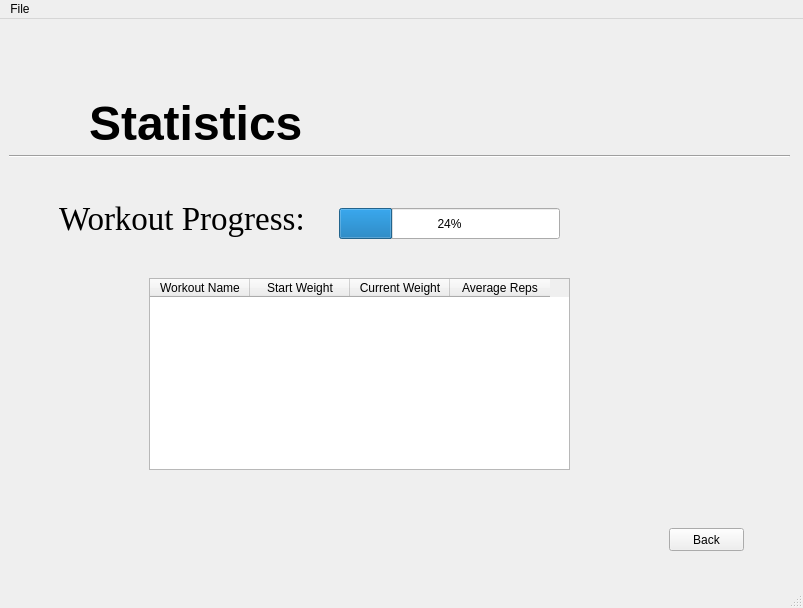
<?xml version="1.0" encoding="UTF-8"?>
<ui version="4.0">
 <class>PyFitness</class>
 <widget class="QMainWindow" name="PyFitness">
  <property name="geometry">
   <rect>
    <x>0</x>
    <y>0</y>
    <width>803</width>
    <height>608</height>
   </rect>
  </property>
  <property name="windowTitle">
   <string>PyFitness</string>
  </property>
  <property name="windowIcon">
   <iconset>
    <normaloff>py.jpg</normaloff>py.jpg</iconset>
  </property>
  <widget class="QWidget" name="centralwidget">
   <layout class="QVBoxLayout" name="verticalLayout">
    <item>
     <widget class="QStackedWidget" name="stackedWidget">
      <property name="currentIndex">
       <number>5</number>
      </property>
      <widget class="QWidget" name="LoginWindow">
       <widget class="QLabel" name="label_3">
        <property name="geometry">
         <rect>
          <x>190</x>
          <y>70</y>
          <width>391</width>
          <height>137</height>
         </rect>
        </property>
        <property name="font">
         <font>
          <family>Arial</family>
          <pointsize>48</pointsize>
          <weight>75</weight>
          <bold>true</bold>
         </font>
        </property>
        <property name="text">
         <string>Fitness App</string>
        </property>
       </widget>
       <widget class="QLabel" name="label_validation">
        <property name="geometry">
         <rect>
          <x>255</x>
          <y>410</y>
          <width>251</width>
          <height>41</height>
         </rect>
        </property>
        <property name="text">
         <string/>
        </property>
        <property name="wordWrap">
         <bool>true</bool>
        </property>
       </widget>
       <widget class="QWidget" name="layoutWidget">
        <property name="geometry">
         <rect>
          <x>260</x>
          <y>260</y>
          <width>251</width>
          <height>61</height>
         </rect>
        </property>
        <layout class="QFormLayout" name="formLayout">
         <item row="0" column="0">
          <widget class="QLabel" name="label">
           <property name="text">
            <string>Enter User:        </string>
           </property>
          </widget>
         </item>
         <item row="0" column="1">
          <widget class="QLineEdit" name="lineEdit"/>
         </item>
         <item row="1" column="0">
          <widget class="QLabel" name="label_2">
           <property name="text">
            <string>Enter Password:</string>
           </property>
          </widget>
         </item>
         <item row="1" column="1">
          <widget class="QLineEdit" name="lineEdit_2">
           <property name="inputMethodHints">
            <set>Qt::ImhHiddenText|Qt::ImhNoAutoUppercase|Qt::ImhNoPredictiveText|Qt::ImhSensitiveData</set>
           </property>
           <property name="echoMode">
            <enum>QLineEdit::Password</enum>
           </property>
          </widget>
         </item>
        </layout>
       </widget>
       <widget class="QWidget" name="layoutWidget">
        <property name="geometry">
         <rect>
          <x>340</x>
          <y>350</y>
          <width>158</width>
          <height>25</height>
         </rect>
        </property>
        <layout class="QHBoxLayout" name="horizontalLayout">
         <item>
          <widget class="QPushButton" name="pushButton_2">
           <property name="text">
            <string>Sign Up!</string>
           </property>
          </widget>
         </item>
         <item>
          <widget class="QPushButton" name="pushButton">
           <property name="text">
            <string>Login</string>
           </property>
          </widget>
         </item>
        </layout>
       </widget>
       <zorder>layoutWidget</zorder>
       <zorder>layoutWidget</zorder>
       <zorder>label_3</zorder>
       <zorder>label_validation</zorder>
      </widget>
      <widget class="QWidget" name="SignUpWindow">
       <widget class="QWidget" name="layoutWidget">
        <property name="geometry">
         <rect>
          <x>230</x>
          <y>130</y>
          <width>311</width>
          <height>171</height>
         </rect>
        </property>
        <layout class="QFormLayout" name="formLayout_2">
         <item row="0" column="0">
          <widget class="QLabel" name="label_4">
           <property name="text">
            <string>First Name:</string>
           </property>
          </widget>
         </item>
         <item row="0" column="1">
          <widget class="QLineEdit" name="lineEditName"/>
         </item>
         <item row="1" column="0">
          <widget class="QLabel" name="label_5">
           <property name="text">
            <string>Last Name:</string>
           </property>
          </widget>
         </item>
         <item row="1" column="1">
          <widget class="QLineEdit" name="lineEditLastName"/>
         </item>
         <item row="2" column="0">
          <widget class="QLabel" name="label_6">
           <property name="text">
            <string>Username:</string>
           </property>
          </widget>
         </item>
         <item row="2" column="1">
          <widget class="QLineEdit" name="lineEditUsername"/>
         </item>
         <item row="3" column="0">
          <widget class="QLabel" name="label_9">
           <property name="text">
            <string>Password:</string>
           </property>
          </widget>
         </item>
         <item row="3" column="1">
          <widget class="QLineEdit" name="lineEditPassword"/>
         </item>
         <item row="4" column="0">
          <widget class="QLabel" name="label_8">
           <property name="text">
            <string>Age:</string>
           </property>
          </widget>
         </item>
         <item row="4" column="1">
          <widget class="QLineEdit" name="lineEditAge"/>
         </item>
         <item row="5" column="0">
          <widget class="QLabel" name="label_7">
           <property name="text">
            <string>Weight:</string>
           </property>
          </widget>
         </item>
         <item row="5" column="1">
          <widget class="QLineEdit" name="lineEditWeight"/>
         </item>
        </layout>
       </widget>
       <widget class="QWidget" name="layoutWidget">
        <property name="geometry">
         <rect>
          <x>380</x>
          <y>320</y>
          <width>158</width>
          <height>25</height>
         </rect>
        </property>
        <layout class="QHBoxLayout" name="horizontalLayout_2">
         <item>
          <widget class="QPushButton" name="pushButtonSignUp">
           <property name="text">
            <string>Sign Up!</string>
           </property>
          </widget>
         </item>
         <item>
          <widget class="QPushButton" name="pushButtonCancel">
           <property name="text">
            <string>Cancel</string>
           </property>
          </widget>
         </item>
        </layout>
       </widget>
       <widget class="QLabel" name="label_validationSign">
        <property name="geometry">
         <rect>
          <x>230</x>
          <y>360</y>
          <width>181</width>
          <height>16</height>
         </rect>
        </property>
        <property name="text">
         <string/>
        </property>
       </widget>
      </widget>
      <widget class="QWidget" name="mainPage">
       <widget class="QPushButton" name="pushButtonProgress">
        <property name="geometry">
         <rect>
          <x>550</x>
          <y>190</y>
          <width>211</width>
          <height>211</height>
         </rect>
        </property>
        <property name="text">
         <string/>
        </property>
        <property name="icon">
         <iconset>
          <normalon>Stats.jpeg</normalon>
         </iconset>
        </property>
        <property name="iconSize">
         <size>
          <width>235</width>
          <height>235</height>
         </size>
        </property>
        <property name="default">
         <bool>false</bool>
        </property>
        <property name="flat">
         <bool>false</bool>
        </property>
       </widget>
       <widget class="QPushButton" name="pushButtonCreate">
        <property name="geometry">
         <rect>
          <x>20</x>
          <y>190</y>
          <width>211</width>
          <height>211</height>
         </rect>
        </property>
        <property name="text">
         <string/>
        </property>
        <property name="icon">
         <iconset>
          <normalon>create.jpg</normalon>
          <activeon>create.jpg</activeon>
         </iconset>
        </property>
        <property name="iconSize">
         <size>
          <width>235</width>
          <height>210</height>
         </size>
        </property>
        <property name="flat">
         <bool>false</bool>
        </property>
       </widget>
       <widget class="QPushButton" name="pushButtonStart">
        <property name="geometry">
         <rect>
          <x>280</x>
          <y>190</y>
          <width>211</width>
          <height>211</height>
         </rect>
        </property>
        <property name="text">
         <string/>
        </property>
        <property name="icon">
         <iconset>
          <normaloff>starter.jpg</normaloff>starter.jpg</iconset>
        </property>
        <property name="iconSize">
         <size>
          <width>210</width>
          <height>250</height>
         </size>
        </property>
       </widget>
       <widget class="Line" name="line">
        <property name="geometry">
         <rect>
          <x>0</x>
          <y>120</y>
          <width>791</width>
          <height>20</height>
         </rect>
        </property>
        <property name="orientation">
         <enum>Qt::Horizontal</enum>
        </property>
       </widget>
       <widget class="QLabel" name="label_10">
        <property name="geometry">
         <rect>
          <x>210</x>
          <y>-10</y>
          <width>391</width>
          <height>137</height>
         </rect>
        </property>
        <property name="font">
         <font>
          <family>Arial</family>
          <pointsize>48</pointsize>
          <weight>75</weight>
          <bold>true</bold>
         </font>
        </property>
        <property name="text">
         <string>Fitness App</string>
        </property>
       </widget>
      </widget>
      <widget class="QWidget" name="CreatePlanWindow">
       <widget class="QRadioButton" name="radioButtonPlan">
        <property name="geometry">
         <rect>
          <x>230</x>
          <y>110</y>
          <width>317</width>
          <height>17</height>
         </rect>
        </property>
        <property name="text">
         <string>3 Day Plan</string>
        </property>
       </widget>
       <widget class="QWidget" name="layoutWidget">
        <property name="geometry">
         <rect>
          <x>470</x>
          <y>170</y>
          <width>73</width>
          <height>176</height>
         </rect>
        </property>
        <layout class="QVBoxLayout" name="verticalLayout_4">
         <item>
          <widget class="QLabel" name="label_12">
           <property name="enabled">
            <bool>true</bool>
           </property>
           <property name="text">
            <string>Day 3:</string>
           </property>
          </widget>
         </item>
         <item>
          <widget class="QCheckBox" name="checkBoxChest_3">
           <property name="enabled">
            <bool>false</bool>
           </property>
           <property name="text">
            <string>Chest</string>
           </property>
          </widget>
         </item>
         <item>
          <widget class="QCheckBox" name="checkBoxBack_3">
           <property name="enabled">
            <bool>false</bool>
           </property>
           <property name="text">
            <string>Back</string>
           </property>
          </widget>
         </item>
         <item>
          <widget class="QCheckBox" name="checkBoxBiscep_3">
           <property name="enabled">
            <bool>false</bool>
           </property>
           <property name="text">
            <string>Biscep</string>
           </property>
          </widget>
         </item>
         <item>
          <widget class="QCheckBox" name="checkTricep_3">
           <property name="enabled">
            <bool>false</bool>
           </property>
           <property name="text">
            <string>Tricep</string>
           </property>
          </widget>
         </item>
         <item>
          <widget class="QCheckBox" name="checkBoxLegs_3">
           <property name="enabled">
            <bool>false</bool>
           </property>
           <property name="text">
            <string>Legs</string>
           </property>
          </widget>
         </item>
         <item>
          <widget class="QCheckBox" name="checkBoxCore_3">
           <property name="enabled">
            <bool>false</bool>
           </property>
           <property name="text">
            <string>Core(abs)</string>
           </property>
          </widget>
         </item>
         <item>
          <widget class="QCheckBox" name="checkBoxShoulders_3">
           <property name="enabled">
            <bool>false</bool>
           </property>
           <property name="text">
            <string>Shoulders</string>
           </property>
          </widget>
         </item>
        </layout>
       </widget>
       <widget class="QWidget" name="layoutWidget_2">
        <property name="geometry">
         <rect>
          <x>350</x>
          <y>170</y>
          <width>73</width>
          <height>176</height>
         </rect>
        </property>
        <layout class="QVBoxLayout" name="verticalLayout_3">
         <item>
          <widget class="QLabel" name="label_13">
           <property name="enabled">
            <bool>true</bool>
           </property>
           <property name="text">
            <string>Day 2:</string>
           </property>
          </widget>
         </item>
         <item>
          <widget class="QCheckBox" name="checkBoxChest_2">
           <property name="enabled">
            <bool>false</bool>
           </property>
           <property name="text">
            <string>Chest</string>
           </property>
          </widget>
         </item>
         <item>
          <widget class="QCheckBox" name="checkBoxBack_2">
           <property name="enabled">
            <bool>false</bool>
           </property>
           <property name="text">
            <string>Back</string>
           </property>
          </widget>
         </item>
         <item>
          <widget class="QCheckBox" name="checkBoxBiscep_2">
           <property name="enabled">
            <bool>false</bool>
           </property>
           <property name="text">
            <string>Biscep</string>
           </property>
          </widget>
         </item>
         <item>
          <widget class="QCheckBox" name="checkTricep_2">
           <property name="enabled">
            <bool>false</bool>
           </property>
           <property name="text">
            <string>Tricep</string>
           </property>
          </widget>
         </item>
         <item>
          <widget class="QCheckBox" name="checkBoxLegs_2">
           <property name="enabled">
            <bool>false</bool>
           </property>
           <property name="text">
            <string>Legs</string>
           </property>
          </widget>
         </item>
         <item>
          <widget class="QCheckBox" name="checkBoxCore_2">
           <property name="enabled">
            <bool>false</bool>
           </property>
           <property name="text">
            <string>Core(abs)</string>
           </property>
          </widget>
         </item>
         <item>
          <widget class="QCheckBox" name="checkBoxShoulders_2">
           <property name="enabled">
            <bool>false</bool>
           </property>
           <property name="text">
            <string>Shoulders</string>
           </property>
          </widget>
         </item>
        </layout>
       </widget>
       <widget class="QLabel" name="label_14">
        <property name="geometry">
         <rect>
          <x>230</x>
          <y>80</y>
          <width>317</width>
          <height>13</height>
         </rect>
        </property>
        <property name="text">
         <string>Plan Length:</string>
        </property>
       </widget>
       <widget class="QPushButton" name="pushButtonSubmit">
        <property name="geometry">
         <rect>
          <x>360</x>
          <y>390</y>
          <width>75</width>
          <height>23</height>
         </rect>
        </property>
        <property name="text">
         <string>Submit</string>
        </property>
       </widget>
       <widget class="QWidget" name="layoutWidget">
        <property name="geometry">
         <rect>
          <x>230</x>
          <y>170</y>
          <width>73</width>
          <height>176</height>
         </rect>
        </property>
        <layout class="QVBoxLayout" name="verticalLayout_2">
         <item>
          <widget class="QLabel" name="label_11">
           <property name="enabled">
            <bool>true</bool>
           </property>
           <property name="text">
            <string>Day 1:</string>
           </property>
          </widget>
         </item>
         <item>
          <widget class="QCheckBox" name="checkBoxChest">
           <property name="enabled">
            <bool>false</bool>
           </property>
           <property name="text">
            <string>Chest</string>
           </property>
          </widget>
         </item>
         <item>
          <widget class="QCheckBox" name="checkBoxBack">
           <property name="enabled">
            <bool>false</bool>
           </property>
           <property name="text">
            <string>Back</string>
           </property>
          </widget>
         </item>
         <item>
          <widget class="QCheckBox" name="checkBoxBiscep">
           <property name="enabled">
            <bool>false</bool>
           </property>
           <property name="text">
            <string>Biscep</string>
           </property>
          </widget>
         </item>
         <item>
          <widget class="QCheckBox" name="checkTricep">
           <property name="enabled">
            <bool>false</bool>
           </property>
           <property name="text">
            <string>Tricep</string>
           </property>
          </widget>
         </item>
         <item>
          <widget class="QCheckBox" name="checkBoxLegs">
           <property name="enabled">
            <bool>false</bool>
           </property>
           <property name="text">
            <string>Legs</string>
           </property>
          </widget>
         </item>
         <item>
          <widget class="QCheckBox" name="checkBoxCore">
           <property name="enabled">
            <bool>false</bool>
           </property>
           <property name="text">
            <string>Core(abs)</string>
           </property>
          </widget>
         </item>
         <item>
          <widget class="QCheckBox" name="checkBoxShoulders">
           <property name="enabled">
            <bool>false</bool>
           </property>
           <property name="text">
            <string>Shoulders</string>
           </property>
          </widget>
         </item>
        </layout>
       </widget>
       <widget class="QPushButton" name="pushButtonCreateCancel">
        <property name="geometry">
         <rect>
          <x>470</x>
          <y>390</y>
          <width>75</width>
          <height>23</height>
         </rect>
        </property>
        <property name="text">
         <string>Cancel</string>
        </property>
       </widget>
       <widget class="QLabel" name="label_CreateValidation">
        <property name="geometry">
         <rect>
          <x>240</x>
          <y>450</y>
          <width>311</width>
          <height>16</height>
         </rect>
        </property>
        <property name="text">
         <string/>
        </property>
       </widget>
      </widget>
      <widget class="QWidget" name="page">
       <widget class="QTabWidget" name="tabWidget">
        <property name="geometry">
         <rect>
          <x>3</x>
          <y>22</y>
          <width>781</width>
          <height>511</height>
         </rect>
        </property>
        <property name="tabShape">
         <enum>QTabWidget::Rounded</enum>
        </property>
        <property name="currentIndex">
         <number>0</number>
        </property>
        <property name="elideMode">
         <enum>Qt::ElideNone</enum>
        </property>
        <property name="documentMode">
         <bool>false</bool>
        </property>
        <widget class="QWidget" name="tab1">
         <attribute name="title">
          <string>Workout 1</string>
         </attribute>
         <widget class="QLabel" name="label_15">
          <property name="geometry">
           <rect>
            <x>90</x>
            <y>10</y>
            <width>331</width>
            <height>81</height>
           </rect>
          </property>
          <property name="font">
           <font>
            <family>Times New Roman</family>
            <pointsize>16</pointsize>
            <weight>75</weight>
            <bold>true</bold>
            <underline>true</underline>
           </font>
          </property>
          <property name="text">
           <string>Do 3 sets of as many reps as you can.</string>
          </property>
          <property name="wordWrap">
           <bool>true</bool>
          </property>
         </widget>
         <widget class="QLabel" name="labelWorkoutName">
          <property name="geometry">
           <rect>
            <x>70</x>
            <y>110</y>
            <width>131</width>
            <height>21</height>
           </rect>
          </property>
          <property name="font">
           <font>
            <family>Times New Roman</family>
            <pointsize>14</pointsize>
            <weight>75</weight>
            <bold>true</bold>
           </font>
          </property>
          <property name="text">
           <string>Workout Name</string>
          </property>
         </widget>
         <widget class="QPushButton" name="pushButtonSave1">
          <property name="geometry">
           <rect>
            <x>80</x>
            <y>310</y>
            <width>91</width>
            <height>23</height>
           </rect>
          </property>
          <property name="text">
           <string>Save Progress</string>
          </property>
         </widget>
         <widget class="QWidget" name="layoutWidget_3">
          <property name="geometry">
           <rect>
            <x>70</x>
            <y>180</y>
            <width>113</width>
            <height>111</height>
           </rect>
          </property>
          <layout class="QFormLayout" name="formLayout_3">
           <item row="0" column="0">
            <widget class="QLabel" name="labelWeight">
             <property name="font">
              <font>
               <family>Times New Roman</family>
               <pointsize>14</pointsize>
              </font>
             </property>
             <property name="text">
              <string>Weight:</string>
             </property>
            </widget>
           </item>
           <item row="0" column="1">
            <widget class="QLineEdit" name="lineEditWeight_2"/>
           </item>
           <item row="1" column="0">
            <widget class="QLabel" name="label_16">
             <property name="font">
              <font>
               <family>Times New Roman</family>
               <pointsize>14</pointsize>
              </font>
             </property>
             <property name="text">
              <string>Set 1: </string>
             </property>
            </widget>
           </item>
           <item row="1" column="1">
            <widget class="QLineEdit" name="lineEditSet1"/>
           </item>
           <item row="2" column="0">
            <widget class="QLabel" name="label_17">
             <property name="font">
              <font>
               <family>Times New Roman</family>
               <pointsize>14</pointsize>
              </font>
             </property>
             <property name="text">
              <string>Set 2: </string>
             </property>
            </widget>
           </item>
           <item row="2" column="1">
            <widget class="QLineEdit" name="lineEditSet2"/>
           </item>
           <item row="3" column="0">
            <widget class="QLabel" name="label_18">
             <property name="font">
              <font>
               <family>Times New Roman</family>
               <pointsize>14</pointsize>
              </font>
             </property>
             <property name="text">
              <string>Set 3:</string>
             </property>
            </widget>
           </item>
           <item row="3" column="1">
            <widget class="QLineEdit" name="lineEditSet3"/>
           </item>
          </layout>
         </widget>
         <widget class="QLabel" name="Picture">
          <property name="geometry">
           <rect>
            <x>250</x>
            <y>90</y>
            <width>291</width>
            <height>351</height>
           </rect>
          </property>
          <property name="text">
           <string>l</string>
          </property>
         </widget>
         <widget class="QLabel" name="labelWorkout1">
          <property name="geometry">
           <rect>
            <x>270</x>
            <y>450</y>
            <width>441</width>
            <height>21</height>
           </rect>
          </property>
          <property name="font">
           <font>
            <family>Times New Roman</family>
            <pointsize>14</pointsize>
            <weight>75</weight>
            <bold>true</bold>
           </font>
          </property>
          <property name="text">
           <string>TextLabel</string>
          </property>
         </widget>
         <widget class="QLabel" name="label_tab1Val">
          <property name="geometry">
           <rect>
            <x>70</x>
            <y>360</y>
            <width>191</width>
            <height>20</height>
           </rect>
          </property>
          <property name="text">
           <string/>
          </property>
         </widget>
        </widget>
        <widget class="QWidget" name="tab_2">
         <attribute name="title">
          <string>Workout 2</string>
         </attribute>
         <widget class="QLabel" name="labelWorkoutName_2">
          <property name="geometry">
           <rect>
            <x>70</x>
            <y>110</y>
            <width>131</width>
            <height>21</height>
           </rect>
          </property>
          <property name="font">
           <font>
            <family>Times New Roman</family>
            <pointsize>14</pointsize>
            <weight>75</weight>
            <bold>true</bold>
           </font>
          </property>
          <property name="text">
           <string>Workout Name</string>
          </property>
         </widget>
         <widget class="QWidget" name="layoutWidget_4">
          <property name="geometry">
           <rect>
            <x>70</x>
            <y>180</y>
            <width>113</width>
            <height>111</height>
           </rect>
          </property>
          <layout class="QFormLayout" name="formLayout_4">
           <item row="0" column="0">
            <widget class="QLabel" name="labelWeight_2">
             <property name="font">
              <font>
               <family>Times New Roman</family>
               <pointsize>14</pointsize>
              </font>
             </property>
             <property name="text">
              <string>Weight:</string>
             </property>
            </widget>
           </item>
           <item row="0" column="1">
            <widget class="QLineEdit" name="lineEditWeight_3"/>
           </item>
           <item row="1" column="0">
            <widget class="QLabel" name="label_19">
             <property name="font">
              <font>
               <family>Times New Roman</family>
               <pointsize>14</pointsize>
              </font>
             </property>
             <property name="text">
              <string>Set 1: </string>
             </property>
            </widget>
           </item>
           <item row="1" column="1">
            <widget class="QLineEdit" name="lineEditSet1_2"/>
           </item>
           <item row="2" column="0">
            <widget class="QLabel" name="label_20">
             <property name="font">
              <font>
               <family>Times New Roman</family>
               <pointsize>14</pointsize>
              </font>
             </property>
             <property name="text">
              <string>Set 2: </string>
             </property>
            </widget>
           </item>
           <item row="2" column="1">
            <widget class="QLineEdit" name="lineEditSet2_2"/>
           </item>
           <item row="3" column="0">
            <widget class="QLabel" name="label_21">
             <property name="font">
              <font>
               <family>Times New Roman</family>
               <pointsize>14</pointsize>
              </font>
             </property>
             <property name="text">
              <string>Set 3:</string>
             </property>
            </widget>
           </item>
           <item row="3" column="1">
            <widget class="QLineEdit" name="lineEditSet3_2"/>
           </item>
          </layout>
         </widget>
         <widget class="QLabel" name="label_22">
          <property name="geometry">
           <rect>
            <x>90</x>
            <y>10</y>
            <width>331</width>
            <height>81</height>
           </rect>
          </property>
          <property name="font">
           <font>
            <family>Times New Roman</family>
            <pointsize>16</pointsize>
            <weight>75</weight>
            <bold>true</bold>
            <underline>true</underline>
           </font>
          </property>
          <property name="text">
           <string>Do 3 sets of as many reps as you can.</string>
          </property>
          <property name="wordWrap">
           <bool>true</bool>
          </property>
         </widget>
         <widget class="QPushButton" name="pushButtonSave2">
          <property name="geometry">
           <rect>
            <x>80</x>
            <y>310</y>
            <width>91</width>
            <height>23</height>
           </rect>
          </property>
          <property name="text">
           <string>Save Progress</string>
          </property>
         </widget>
         <widget class="QLabel" name="Picture_2">
          <property name="geometry">
           <rect>
            <x>250</x>
            <y>90</y>
            <width>291</width>
            <height>351</height>
           </rect>
          </property>
          <property name="text">
           <string>l</string>
          </property>
         </widget>
         <widget class="QLabel" name="labelWorkout2">
          <property name="geometry">
           <rect>
            <x>270</x>
            <y>450</y>
            <width>411</width>
            <height>21</height>
           </rect>
          </property>
          <property name="font">
           <font>
            <family>Times New Roman</family>
            <pointsize>14</pointsize>
            <weight>75</weight>
            <bold>true</bold>
           </font>
          </property>
          <property name="text">
           <string>TextLabel</string>
          </property>
         </widget>
         <widget class="QLabel" name="label_tab2Val">
          <property name="geometry">
           <rect>
            <x>60</x>
            <y>350</y>
            <width>191</width>
            <height>20</height>
           </rect>
          </property>
          <property name="text">
           <string/>
          </property>
         </widget>
        </widget>
        <widget class="QWidget" name="tab_3">
         <attribute name="title">
          <string>Workout 3</string>
         </attribute>
         <widget class="QLabel" name="labelWorkoutName_3">
          <property name="geometry">
           <rect>
            <x>70</x>
            <y>110</y>
            <width>131</width>
            <height>21</height>
           </rect>
          </property>
          <property name="font">
           <font>
            <family>Times New Roman</family>
            <pointsize>14</pointsize>
            <weight>75</weight>
            <bold>true</bold>
           </font>
          </property>
          <property name="text">
           <string>Workout Name</string>
          </property>
         </widget>
         <widget class="QWidget" name="layoutWidget_5">
          <property name="geometry">
           <rect>
            <x>70</x>
            <y>180</y>
            <width>113</width>
            <height>111</height>
           </rect>
          </property>
          <layout class="QFormLayout" name="formLayout_5">
           <item row="0" column="0">
            <widget class="QLabel" name="labelWeight_3">
             <property name="font">
              <font>
               <family>Times New Roman</family>
               <pointsize>14</pointsize>
              </font>
             </property>
             <property name="text">
              <string>Weight:</string>
             </property>
            </widget>
           </item>
           <item row="0" column="1">
            <widget class="QLineEdit" name="lineEditWeight_4"/>
           </item>
           <item row="1" column="0">
            <widget class="QLabel" name="label_23">
             <property name="font">
              <font>
               <family>Times New Roman</family>
               <pointsize>14</pointsize>
              </font>
             </property>
             <property name="text">
              <string>Set 1: </string>
             </property>
            </widget>
           </item>
           <item row="1" column="1">
            <widget class="QLineEdit" name="lineEditSet1_3"/>
           </item>
           <item row="2" column="0">
            <widget class="QLabel" name="label_24">
             <property name="font">
              <font>
               <family>Times New Roman</family>
               <pointsize>14</pointsize>
              </font>
             </property>
             <property name="text">
              <string>Set 2: </string>
             </property>
            </widget>
           </item>
           <item row="2" column="1">
            <widget class="QLineEdit" name="lineEditSet2_3"/>
           </item>
           <item row="3" column="0">
            <widget class="QLabel" name="label_25">
             <property name="font">
              <font>
               <family>Times New Roman</family>
               <pointsize>14</pointsize>
              </font>
             </property>
             <property name="text">
              <string>Set 3:</string>
             </property>
            </widget>
           </item>
           <item row="3" column="1">
            <widget class="QLineEdit" name="lineEditSet3_3"/>
           </item>
          </layout>
         </widget>
         <widget class="QLabel" name="label_26">
          <property name="geometry">
           <rect>
            <x>90</x>
            <y>10</y>
            <width>331</width>
            <height>81</height>
           </rect>
          </property>
          <property name="font">
           <font>
            <family>Times New Roman</family>
            <pointsize>16</pointsize>
            <weight>75</weight>
            <bold>true</bold>
            <underline>true</underline>
           </font>
          </property>
          <property name="text">
           <string>Do 3 sets of as many reps as you can.</string>
          </property>
          <property name="wordWrap">
           <bool>true</bool>
          </property>
         </widget>
         <widget class="QPushButton" name="pushButtonSave3">
          <property name="geometry">
           <rect>
            <x>80</x>
            <y>310</y>
            <width>91</width>
            <height>23</height>
           </rect>
          </property>
          <property name="text">
           <string>Save Progress</string>
          </property>
         </widget>
         <widget class="QLabel" name="Picture_3">
          <property name="geometry">
           <rect>
            <x>250</x>
            <y>130</y>
            <width>481</width>
            <height>251</height>
           </rect>
          </property>
          <property name="text">
           <string>l</string>
          </property>
         </widget>
         <widget class="QLabel" name="labelWorkout3">
          <property name="geometry">
           <rect>
            <x>270</x>
            <y>450</y>
            <width>431</width>
            <height>21</height>
           </rect>
          </property>
          <property name="font">
           <font>
            <family>Times New Roman</family>
            <pointsize>14</pointsize>
            <weight>75</weight>
            <bold>true</bold>
           </font>
          </property>
          <property name="text">
           <string>TextLabel</string>
          </property>
         </widget>
         <widget class="QLabel" name="label_tab3Val">
          <property name="geometry">
           <rect>
            <x>60</x>
            <y>350</y>
            <width>191</width>
            <height>20</height>
           </rect>
          </property>
          <property name="text">
           <string/>
          </property>
         </widget>
        </widget>
       </widget>
      </widget>
      <widget class="QWidget" name="page_2">
       <widget class="QLabel" name="label_27">
        <property name="geometry">
         <rect>
          <x>80</x>
          <y>50</y>
          <width>231</width>
          <height>91</height>
         </rect>
        </property>
        <property name="font">
         <font>
          <family>Arial</family>
          <pointsize>36</pointsize>
          <weight>75</weight>
          <bold>true</bold>
         </font>
        </property>
        <property name="text">
         <string>Statistics</string>
        </property>
       </widget>
       <widget class="Line" name="line_2">
        <property name="geometry">
         <rect>
          <x>-10</x>
          <y>120</y>
          <width>791</width>
          <height>16</height>
         </rect>
        </property>
        <property name="orientation">
         <enum>Qt::Horizontal</enum>
        </property>
       </widget>
       <widget class="QProgressBar" name="progressBar">
        <property name="geometry">
         <rect>
          <x>330</x>
          <y>180</y>
          <width>221</width>
          <height>31</height>
         </rect>
        </property>
        <property name="value">
         <number>24</number>
        </property>
       </widget>
       <widget class="QPushButton" name="pushButtonStatsBack">
        <property name="geometry">
         <rect>
          <x>660</x>
          <y>500</y>
          <width>75</width>
          <height>23</height>
         </rect>
        </property>
        <property name="text">
         <string>Back</string>
        </property>
       </widget>
       <widget class="QLabel" name="label_28">
        <property name="geometry">
         <rect>
          <x>50</x>
          <y>160</y>
          <width>251</width>
          <height>61</height>
         </rect>
        </property>
        <property name="font">
         <font>
          <family>Times New Roman</family>
          <pointsize>25</pointsize>
         </font>
        </property>
        <property name="text">
         <string>Workout Progress:</string>
        </property>
       </widget>
       <widget class="QTableWidget" name="tableWidget">
        <property name="geometry">
         <rect>
          <x>140</x>
          <y>250</y>
          <width>421</width>
          <height>192</height>
         </rect>
        </property>
        <column>
         <property name="text">
          <string>Workout Name</string>
         </property>
        </column>
        <column>
         <property name="text">
          <string>Start Weight</string>
         </property>
        </column>
        <column>
         <property name="text">
          <string>Current Weight</string>
         </property>
        </column>
        <column>
         <property name="text">
          <string>Average Reps</string>
         </property>
        </column>
       </widget>
      </widget>
     </widget>
    </item>
   </layout>
  </widget>
  <widget class="QMenuBar" name="menubar">
   <property name="geometry">
    <rect>
     <x>0</x>
     <y>0</y>
     <width>803</width>
     <height>21</height>
    </rect>
   </property>
   <widget class="QMenu" name="menuFile">
    <property name="title">
     <string>File</string>
    </property>
    <addaction name="actionClose"/>
   </widget>
   <addaction name="menuFile"/>
  </widget>
  <widget class="QStatusBar" name="statusbar"/>
  <action name="actionClose">
   <property name="text">
    <string>Close</string>
   </property>
  </action>
 </widget>
 <resources/>
 <connections>
  <connection>
   <sender>actionClose</sender>
   <signal>triggered()</signal>
   <receiver>PyFitness</receiver>
   <slot>close()</slot>
   <hints>
    <hint type="sourcelabel">
     <x>-1</x>
     <y>-1</y>
    </hint>
    <hint type="destinationlabel">
     <x>401</x>
     <y>303</y>
    </hint>
   </hints>
  </connection>
 </connections>
</ui>
